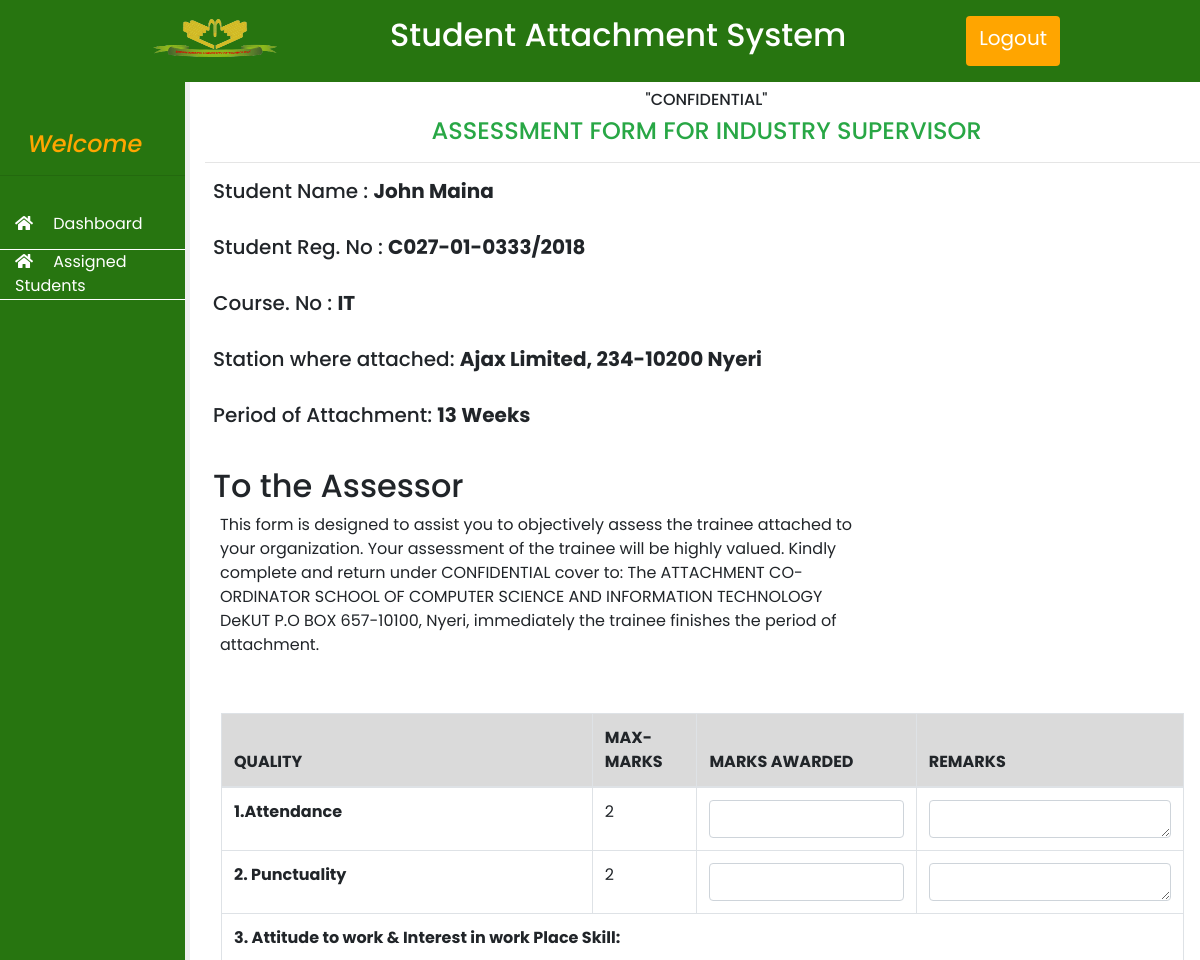
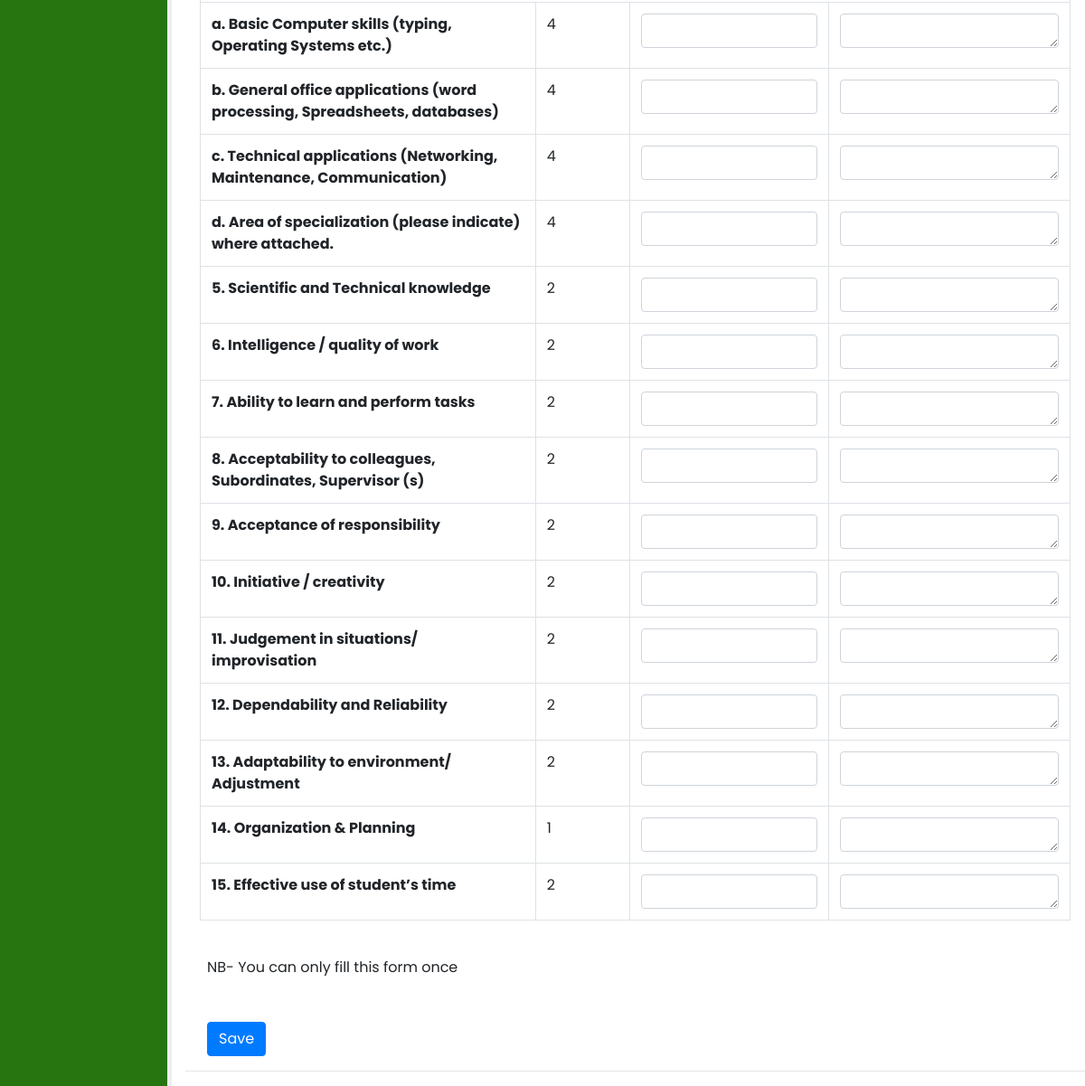
The page /users/companysupervisor/assess.php?studentid=780697576 (signed in) on the database as committed earlier (2 pictures, top to bottom).
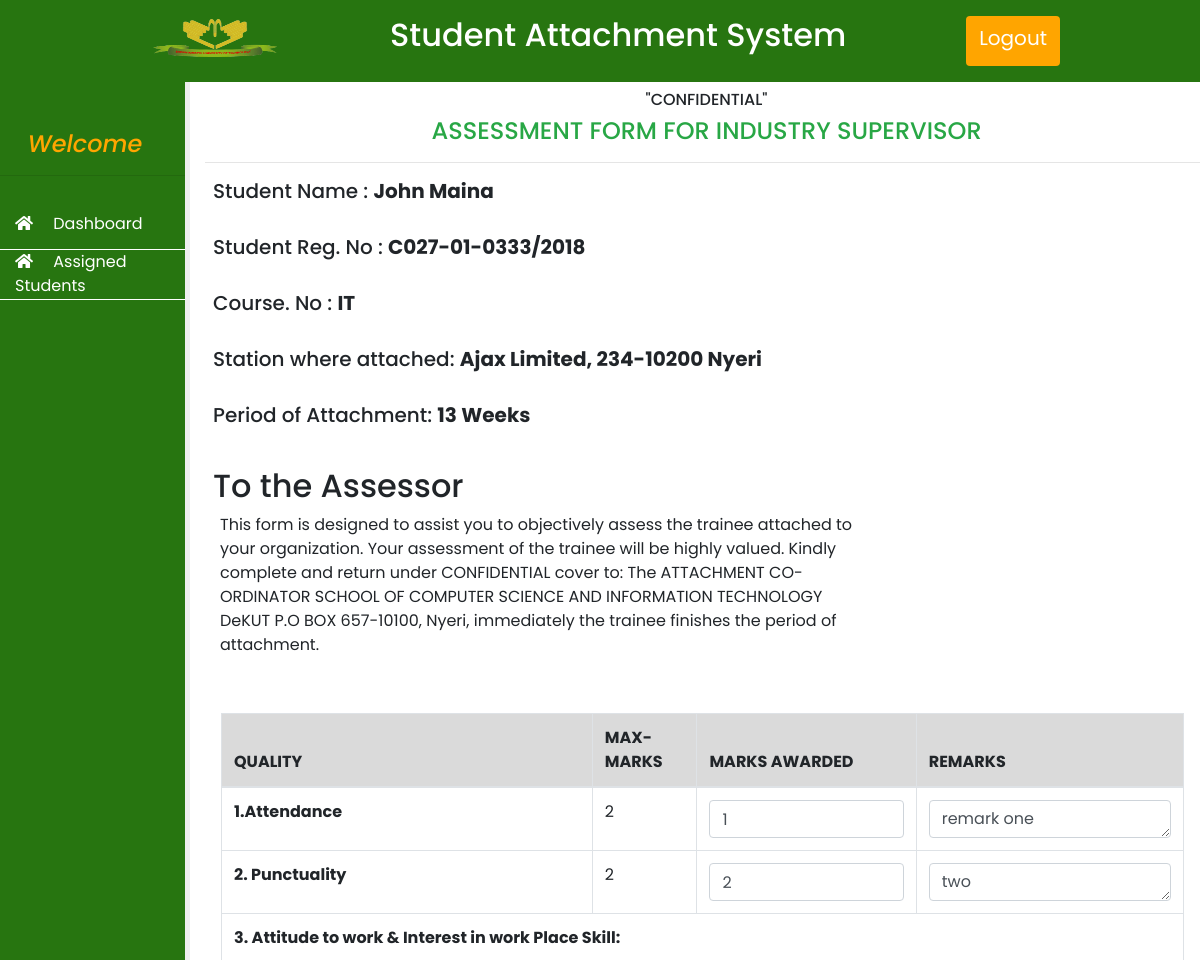
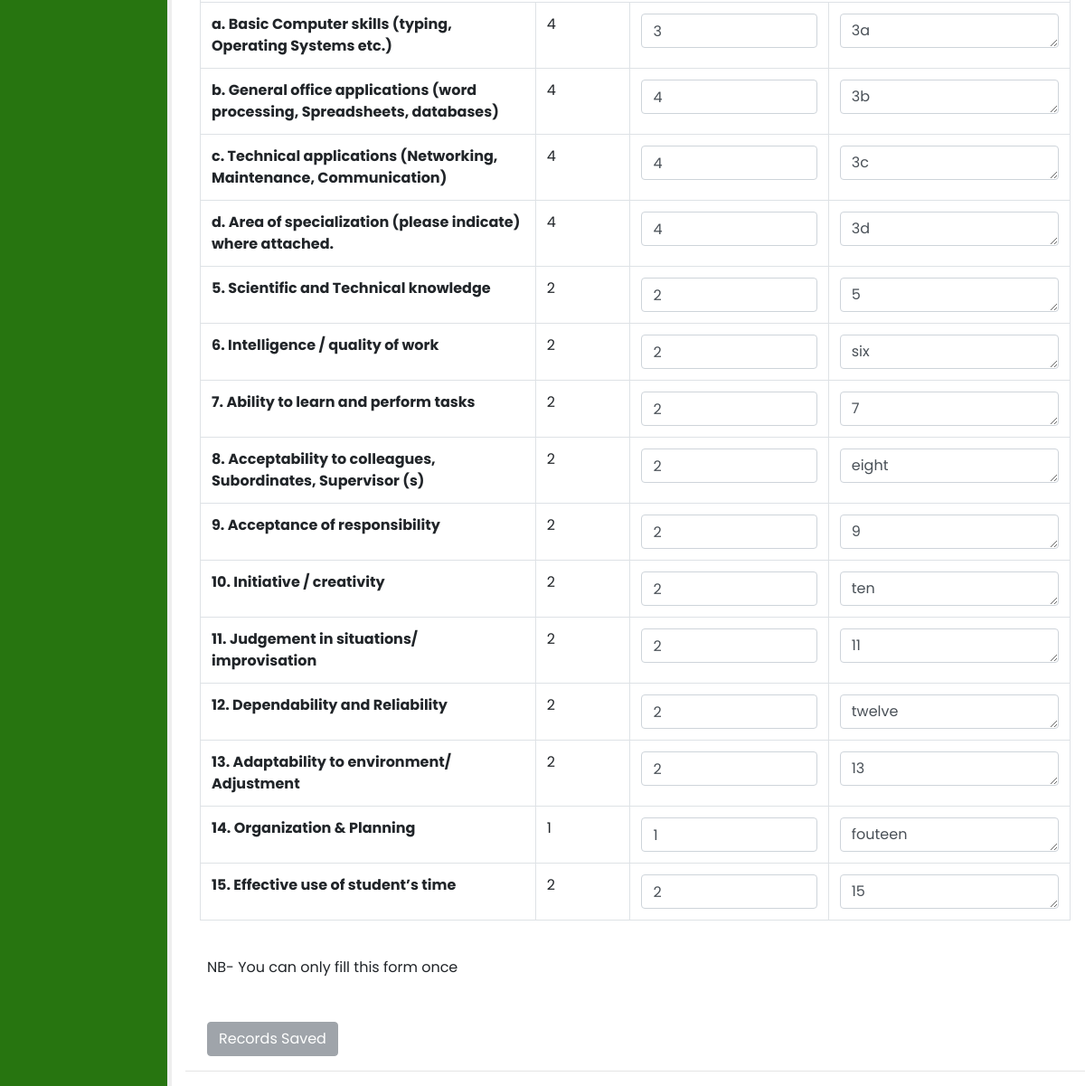
The same page on the database as committed later (2 pictures, top to bottom).
### tables this page shows
CREATE TABLE `students` (
  `id` int(11) NOT NULL,
  `uniqueid` varchar(255) NOT NULL,
  `fname` varchar(255) NOT NULL,
  `lname` varchar(255) NOT NULL,
  `regno` varchar(255) NOT NULL,
  `password` varchar(255) NOT NULL,
  `supervisor` varchar(200) NOT NULL DEFAULT '',
  `csupervisor` varchar(200) NOT NULL DEFAULT '',
  `course` varchar(200) NOT NULL,
  `year` int(11) NOT NULL
);

CREATE TABLE `tbl_registered_attachments` (
  `id` int(11) NOT NULL,
  `studentid` varchar(200) NOT NULL,
  `companyname` varchar(200) NOT NULL,
  `companylocation` varchar(200) NOT NULL,
  `companyaddress` varchar(200) NOT NULL,
  `companycontact` varchar(200) NOT NULL,
  `role` varchar(200) NOT NULL,
  `duration` varchar(200) NOT NULL,
  `startdate` date NOT NULL
);

CREATE TABLE `tbl_csupervisor_assess` (
  `id` int(11) NOT NULL,
  `onemarks` int(11) NOT NULL,
  `oneremarks` varchar(255) NOT NULL,
  `twomarks` int(11) NOT NULL,
  `tworemarks` varchar(200) NOT NULL,
  `threeamarks` int(11) NOT NULL,
  `threearemarks` varchar(200) NOT NULL,
  `threebmarks` int(11) NOT NULL,
  `threebremarks` varchar(200) NOT NULL,
  `threecmarks` int(11) NOT NULL,
  `threecremarks` varchar(200) NOT NULL,
  `threedmarks` int(11) NOT NULL,
  `threedremarks` varchar(200) NOT NULL,
  `fivemarks` int(11) NOT NULL,
  `fiveremarks` varchar(200) NOT NULL,
  `sixmarks` int(11) NOT NULL,
  `sixremarks` varchar(200) NOT NULL,
  `sevenmarks` int(11) NOT NULL,
  `sevenremarks` varchar(200) NOT NULL,
  `eightmarks` int(11) NOT NULL,
  `eightremarks` varchar(200) NOT NULL,
  `ninemarks` int(11) NOT NULL,
  `nineremarks` varchar(200) NOT NULL,
  `tenmarks` int(11) NOT NULL,
  `tenremarks` varchar(200) NOT NULL,
  `elevenmarks` int(11) NOT NULL,
  `elevenremarks` varchar(200) NOT NULL,
  `twelvemarks` int(11) NOT NULL,
  `twelveremarks` varchar(200) NOT NULL,
  `thirteenmarks` int(11) NOT NULL,
  `thirteerenmarks` varchar(200) NOT NULL,
  `fourteenmarks` int(11) NOT NULL,
  `fourteenremarks` varchar(200) NOT NULL,
  `fifteenmarks` int(11) NOT NULL,
  `fifteenremarks` varchar(200) NOT NULL,
  `studentid` varchar(200) NOT NULL,
  `csupid` varchar(200) NOT NULL
);

### users/companysupervisor/assess.php (the view, shortened to what the rows shown need)
<?php
include "includes/config.php";
$studentid = $_GET['studentid'];
$studentres = $conn->query("SELECT * FROM students where uniqueid = '$studentid'");
$compres = $conn->query("SELECT * FROM tbl_registered_attachments where studentid = '$studentid'");
$checkres = $conn->query("SELECT * FROM tbl_csupervisor_assess where studentid = '$studentid'");
$onemarks = "";
$oneremarks = "";
$twomarks = "";
$tworemarks = "";
$threeamarks = "";
$threearemarks = "";
$threebmarks = "";
$threebremarks = "";
$threecmarks = "";
$threecremarks = "";
$threedmarks = "";
$threedremarks = "";
$fivemarks = "";
$fiveremarks = "";
$sixmarks = "";
$sixremarks = "";
$sevenmarks = "";
$sevenremarks = "";
$eightmarks = "";
$eightremarks = "";
$ninemarks = "";
$nineremarks = "";
$tenmarks = "";
$tenremarks = "";
$elevenmarks = "";
$elevenremarks = "";
$twelvemarks = "";
$twelveremarks = "";
$thirteenmarks = "";
$thirteerenmarks = "";
$fourteenmarks = "";
$fourteenremarks = "";
$fifteenmarks = "";
$fifteenremarks = "";
if (mysqli_num_rows($checkres) > 0) {
    $checkarray = mysqli_fetch_assoc($checkres);
    $onemarks = $checkarray['onemarks'];
    $oneremarks = $checkarray['oneremarks'];
    $twomarks = $checkarray['twomarks'];
    $tworemarks = $checkarray['tworemarks'];
    $threeamarks = $checkarray['threeamarks'];
    $threearemarks = $checkarray['threearemarks'];
    $threebmarks = $checkarray['threebmarks'];
    $threebremarks = $checkarray['threebremarks'];
    $threecmarks = $checkarray['threecmarks'];
    $threecremarks = $checkarray['threecremarks'];
    $threedmarks = $checkarray['threedmarks'];
    $threedremarks = $checkarray['threedremarks'];
    $fivemarks = $checkarray['fivemarks'];
    $fiveremarks = $checkarray['fiveremarks'];
    $sixmarks = $checkarray['sixmarks'];
    $sixremarks = $checkarray['sixremarks'];
    $sevenmarks = $checkarray['sevenmarks'];
    $sevenremarks = $checkarray['sevenremarks'];
    $eightmarks = $checkarray['eightmarks'];
    $eightremarks = $checkarray['eightremarks'];
    $ninemarks = $checkarray['ninemarks'];
    $nineremarks = $checkarray['nineremarks'];
    $tenmarks = $checkarray['tenmarks'];
    $tenremarks = $checkarray['tenremarks'];
    $elevenmarks = $checkarray['elevenmarks'];
    $elevenremarks = $checkarray['elevenremarks'];
    $twelvemarks = $checkarray['twelvemarks'];
    $twelveremarks = $checkarray['twelveremarks'];
    $thirteenmarks = $checkarray['thirteenmarks'];
    $thirteerenmarks = $checkarray['thirteerenmarks'];
    $fourteenmarks = $checkarray['fourteenmarks'];
    $fourteenremarks = $checkarray['fourteenremarks'];
    $fifteenmarks = $checkarray['fifteenmarks'];
    $fifteenremarks = $checkarray['fifteenremarks'];
}
?>
<?php include "includes/header.php"; ?>
<section class="content row">
    <div class="col col-sm-12 col-md-8 col-lg-10 main-content">
        <?php
        if (mysqli_num_rows($studentres) >= 1) :
            $studentarray = mysqli_fetch_assoc($studentres);
            $comparray = mysqli_fetch_assoc($compres);
        ?>
            <div class="m-2">
                <h5>Student Name : <strong><?php echo $studentarray['fname'] . " " . $studentarray['lname'] ?></strong></h5><br>
                <h5>Student Reg. No : <strong><?php echo $studentarray['regno'] ?></strong></h5><br>
                <h5>Course. No : <strong><?php echo $studentarray['course'] ?></strong></h5><br>
                <h5>Station where attached: <strong><?php echo $comparray['companyname'] . ", " . $comparray['companyaddress'] ?></strong></h5><br>
                <h5>Period of Attachment: <strong><?php echo $comparray['duration'] . " Weeks" ?></strong></h5>
            </div>
            <br>
            <h2 class="m-2">To the Assessor</h2>
            <p class="col col-8">This form is designed to assist you to objectively assess the trainee attached to your organization. Your assessment of the trainee will be highly valued. Kindly complete and return under CONFIDENTIAL cover to:
                The ATTACHMENT CO-ORDINATOR SCHOOL OF COMPUTER SCIENCE AND INFORMATION TECHNOLOGY DeKUT P.O BOX 657-10100, Nyeri, immediately the trainee finishes the period of attachment.</p>
            <br>
            <form action="" method="POST" id="assessForm" class="m-3">
                <table class="table table-bordered">
                    <thead>
                        <tr class="table-active">
                            <th>QUALITY</th>
                            <th>MAX- MARKS</th>
                            <th>MARKS AWARDED</th>
                            <th>REMARKS</th>
                        </tr>
                    </thead>
                    <tbody>
                        <tr>
                            <th>1.Attendance</th>
                            <td>2</td>
                            <td><input value="<?php echo $onemarks ?>" name="onemarks" type="number" max="5" class="form-control"></td>
                            <td><textarea name="oneremarks" id="" cols="30" rows="1" class="form-control"><?php echo $oneremarks ?></textarea></td>
                        </tr>
                        <tr>
                            <th>2. Punctuality</th>
                            <td>2</td>
                            <td><input value="<?php echo $twomarks ?>" name="twomarks" type="number" max="5" class="form-control"></td>
                            <td><textarea name="tworemarks" id="" cols="30" rows="1" class="form-control"><?php echo $tworemarks ?></textarea></td>
                        </tr>
                        <tr>
                            <th colspan="9">3. Attitude to work & Interest in work Place Skill:</th>
                        </tr>
                        <tr>
                            <th> a. Basic Computer skills (typing, Operating Systems etc.)</th>
                            <td>4</td>
                            <td><input value="<?php echo $threeamarks ?>" name="threeamarks" type="number" max="5" class="form-control"></td>
                            <td><textarea name="threearemarks" id="" cols="30" rows="1" class="form-control"><?php echo $threearemarks ?></textarea></td>
                        </tr>
                        <tr>
                            <th> b. General office applications (word processing, Spreadsheets, databases)</th>
                            <td>4</td>
                            <td><input value="<?php echo $threebmarks ?>" name="threebmarks" type="number" max="5" class="form-control"></td>
                            <td><textarea name="threebremarks" id="" cols="30" rows="1" class="form-control"><?php echo $threebremarks ?></textarea></td>
                        </tr>
                        <tr>
                            <th> c. Technical applications (Networking, Maintenance, Communication)</th>
                            <td>4</td>
                            <td><input value="<?php echo $threecmarks ?>" name="threecmarks" type="number" max="5" class="form-control"></td>
                            <td><textarea name="threecremarks" id="" cols="30" rows="1" class="form-control"><?php echo $threecremarks ?></textarea></td>
                        </tr>
                        <tr>
                            <th> d. Area of specialization (please indicate) where attached.</th>
                            <td>4</td>
                            <td><input value="<?php echo $threedmarks ?>" name="threedmarks" type="number" max="5" class="form-control"></td>
                            <td><textarea name="threedremarks" id="" cols="30" rows="1" class="form-control"><?php echo $threedremarks ?></textarea></td>
                        </tr>
                        <tr>
                            <th>5. Scientific and Technical knowledge</th>
                            <td>2</td>
                            <td><input value="<?php echo $fivemarks ?>" name="fivemarks" type="number" max="5" class="form-control"></td>
                            <td><textarea name="fiveremarks" id="" cols="30" rows="1" class="form-control"><?php echo $fiveremarks ?></textarea></td>
                        </tr>
                        <tr>
                            <th>6. Intelligence / quality of work</th>
                            <td>2</td>
                            <td><input value="<?php echo $sixmarks ?>" name="sixmarks" type="number" max="5" class="form-control"></td>
                            <td><textarea name="sixremarks" id="" cols="30" rows="1" class="form-control"><?php echo $sixremarks ?></textarea></td>
                        </tr>
                        <tr>
                            <th>7. Ability to learn and perform tasks</th>
                            <td>2</td>
                            <td><input value="<?php echo $sevenmarks ?>" name="sevenmarks" type="number" max="5" class="form-control"></td>
                            <td><textarea name="sevenremarks" id="" cols="30" rows="1" class="form-control"><?php echo $sevenremarks ?></textarea></td>
                        </tr>
                        <tr>
                            <th>8. Acceptability to colleagues, Subordinates, Supervisor (s)</th>
                            <td>2</td>
                            <td><input value="<?php echo $eightmarks ?>" name="eightmarks" type="number" max="5" class="form-control"></td>
                            <td><textarea name="eightremarks" id="" cols="30" rows="1" class="form-control"><?php echo $eightremarks ?></textarea></td>
                        </tr>
                        <tr>
                            <th>9. Acceptance of responsibility</th>
                            <td>2</td>
                            <td><input value="<?php echo $ninemarks ?>" name="ninemarks" type="number" max="5" class="form-control"></td>
                            <td><textarea name="nineremarks" id="" cols="30" rows="1" class="form-control"><?php echo $nineremarks ?></textarea></td>
                        </tr>
                        <tr>
                            <th>10. Initiative / creativity</th>
                            <td>2</td>
                            <td><input value="<?php echo $tenmarks ?>" name="tenmarks" type="number" max="5" class="form-control"></td>
                            <td><textarea name="tenremarks" id="" cols="30" rows="1" class="form-control"><?php echo $tenremarks ?></textarea></td>
                        </tr>
                        <tr>
                            <th>11. Judgement in situations/ improvisation</th>
                            <td>2</td>
                            <td><input value="<?php echo $elevenmarks ?>" name="elevenmarks" type="number" max="5" class="form-control"></td>
                            <td><textarea name="elevenremarks" id="" cols="30" rows="1" class="form-control"><?php echo $elevenremarks ?></textarea></td>
                        </tr>
                        <tr>
                            <th>12. Dependability and Reliability</th>
                            <td>2</td>
                            <td><input value="<?php echo $twelvemarks ?>" name="twelvemarks" type="number" max="5" class="form-control"></td>
                            <td><textarea name="twelveremarks" id="" cols="30" rows="1" class="form-control"><?php echo $twelveremarks ?></textarea></td>
                        </tr>
                        <tr>
                            <th>13. Adaptability to environment/ Adjustment</th>
                            <td>2</td>
                            <td><input value="<?php echo $thirteenmarks ?>" name="thirteenmarks" type="number" max="5" class="form-control"></td>
                            <td><textarea name="thirteerenmarks" id="" cols="30" rows="1" class="form-control"><?php echo $thirteerenmarks ?></textarea></td>
                        </tr>
                        <tr>
                            <th>14. Organization & Planning</th>
                            <td>1</td>
                            <td><input value="<?php echo $fourteenmarks ?>" name="fourteenmarks" type="number" max="5" class="form-control"></td>
                            <td><textarea name="fourteenremarks" id="" cols="30" rows="1" class="form-control"><?php echo $fourteenremarks ?></textarea></td>
                        </tr>
                        <tr>
                            <th>15. Effective use of student’s time</th>
                            <td>2</td>
                            <td><input value="<?php echo $fifteenmarks ?>" name="fifteenmarks" type="number" max="5" class="form-control"></td>
                            <td><textarea name="fifteenremarks" id="" cols="30" rows="1" class="form-control"><?php echo $fifteenremarks ?></textarea></td>
                        </tr>
                    </tbody>
                </table>
                <br>
                <p class="ml-2">NB- You can only fill this form once</p>
                <br>
                <div class="m-2">
                    <?php if (mysqli_num_rows($checkres) > 0) : ?>
                        <button id="" type="button" class="btn btn-secondary" disabled>Records Saved</button>
                    <?php else : ?>
                        <button id="saveBtn" type="submit" class="btn btn-primary">Save</button>
                    <?php endif ?>
                </div>
            </form>
            <hr>
        <?php else : ?>
            <h4>No student found with given ID</h4>
        <?php endif ?>
    </div>
</section>
</body>
</html>

Rows that differ between the two databases and show on the page:
added tbl_csupervisor_assess: onemarks "1", oneremarks "remark one", twomarks "2", tworemarks "two", threeamarks "3", threearemarks "3a", threebmarks "4", threebremarks "3b", threecmarks "4", threecremarks "3c", threedmarks "4", threedremarks "3d", fivemarks "2", fiveremarks "5", sixmarks "2", sixremarks "six", sevenmarks "2", sevenremarks "7", eightmarks "2", eightremarks "eight", ninemarks "2", nineremarks "9", tenmarks "2", tenremarks "ten", elevenmarks "2", elevenremarks "11", twelvemarks "2", twelveremarks "twelve", thirteenmarks "2", thirteerenmarks "13", fourteenmarks "1", fourteenremarks "fouteen", fifteenmarks "2", fifteenremarks "15"
Other text that changed with them:
text no longer shown: "Save"
text now shown: "Records Saved"
